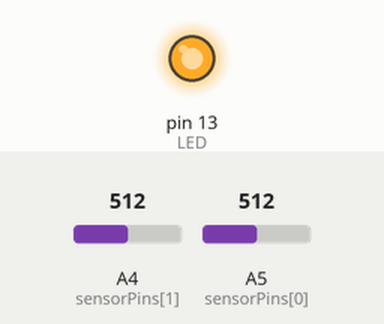
The sketch below on a simulated Arduino Uno, built with avr-gcc and run on an emulated ATmega328P. Shown: output pins drawn as LEDs (lit = HIGH). The test bench sets the inputs (shaded band); at power-on: A4 (sensorPins[1]) = 512, A5 (sensorPins[0]) = 512. What the sketch prints to the serial monitor is not drawn.

Above: at 0.7 s.
At 3.5 s:
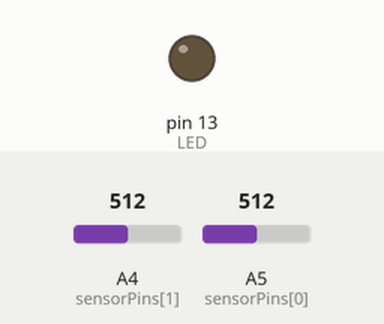
3.6 s: A4 (sensorPins[1]) set to 662
5.1 s: A4 (sensorPins[1]) set to 681
6.9 s: A5 (sensorPins[0]) set to 669
9.9 s: A5 (sensorPins[0]) set to 676
Timing chart, 0 to 12.5 s (numbered marks = the images above; inputs shaded):
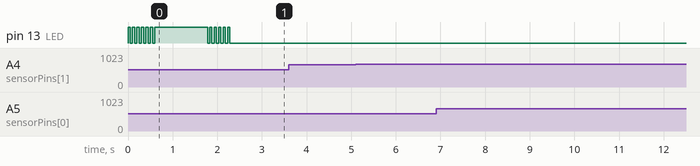

Measured:
- after the input at 3.6 s, every drawn part: stays the same
- after the input at 5.1 s, every drawn part: stays the same
- after the input at 6.9 s, every drawn part: stays the same
- after the input at 9.9 s, every drawn part: stays the same

The sketch:

MIDI_EMG_Drums.ino
```cpp
#include <math.h>
#define LED 13

// Sensor pin
const int n_sensors = 2;
const int sensorPins[n_sensors] = {A5, A4};
double sensorVals[n_sensors] = {0,0};
bool sensor_is_ready[n_sensors] = {true,true};

// Threshold
double thresholds[n_sensors] = {0,0};

// MIDI Stuff
bool note_is_on[n_sensors] = {false,false};
int pitches[n_sensors] = {36,38};
int vel;

// Timing stuff
double t_last_note[n_sensors];
int t_between_notes = 120; // Min. time until next trigger from sensor (ms)
int t_duration = 200;

void setup() {
  pinMode(LED, OUTPUT);
  Serial.begin(31250); // Talk MIDI
  // Serial.begin(9600);

  // Measure baseline level w/ no muscle activity
  // Flash the LED to indicate the start of baseline recording
  flashLED(6);
  digitalWrite(LED, HIGH);
  for (int n=0; n<n_sensors; n++){
    thresholds[n] = measureBaseline(n); // Trial & error for the multiplier
  }
  flashLED(6); // Indicate end of recording

  thresholds[0] = 1.32*thresholds[0]; // Empirical
  thresholds[1] = 1.33*thresholds[1];

}

// ----------------------------------------------------------------
// Start loopin'
void loop() {
  // Read and average some values from the pins
  for (int n=0; n<n_sensors; n++){
    sensorVals[n] = sampleValues(1.0,n);
  }

  // Check for sensor hits (threshold crossing)
  // Also, turn any notes off if it's time to do so
  for (int n = 0; n < n_sensors; n++){
    // Read from sensor and (maybe) trigger a note
    sensorVals[n] = analogRead(sensorPins[n]);
    if (sensorVals[n] > thresholds[n] && sensor_is_ready[n] == true) {
      if (note_is_on[n] == true){
        sendNoteOff(pitches[n]);
      }

      vel = convertSignalToVelocity(sensorVals[n],thresholds[n]);
      sendNoteOn(pitches[n], vel); // Turn the MIDI note on
      t_last_note[n] = millis();
      note_is_on[n] = true;
      sensor_is_ready[n] = false;
    }

    // Check if the current sensor is ready to be reactivated
    if (millis() - t_last_note[n] > t_between_notes){
      sensor_is_ready[n] = true;

      // Turn off previous note if it's rang out long enough
      if (note_is_on[n] == true && ((millis() - t_last_note[n]) > t_duration)){
        sendNoteOff(pitches[n]); // Turn off note
        note_is_on[n] = false;
      }
    }
  } // End looping through checking each sensor

  delay(1);
}

// ----------------------------------------------------------------
// Define the internal functions
void sendNoteOn(int note, int velocity) {
  int command  = 144; //144 = 10010000 in binary, note on command
  Serial.write(command); // Send note on command
  Serial.write(note);
  Serial.write(velocity); // Velocity value of 0 (turn the note off)
}

void sendNoteOff(int note) {
  int command = 128; // Note off, 128 = 10000000 in binary, note off command
  Serial.write(command); // Send note on command
  Serial.write(note);
  Serial.write(0); // Velocity value of 0 (turn the note off)
}

int convertSignalToVelocity(double sig, const double threshold){
  const int vel_min = 100;
  const int vel_max = 135;

  // Take the log of the raw EMG signal
  const double sig_min = log(threshold);
  const double sig_max = log(1.3*threshold); // Guess

  sig = log(sig);
  if (sig < sig_min){
    sig = sig_min;
  }
  if (sig > sig_max){
    sig = sig_max;
  }

  // Normalize to the desired MIDI velocity range
  int value = round((((sig - sig_min) * (vel_max - vel_min)) / (sig_max-sig_min)) + vel_min);

  if (value > 127){
    value = 127;
  }

  return value;
}

double sampleValues(const double n_samples, const int n_pin){
  double val   = 0.0;
  double total = 0.0;

  // Take samples
  for (int i = 0; i < n_samples; i++){
    val = abs(analogRead(sensorPins[n_pin]));
    total = total + val;
    delay(1);
  }

  // Determine average
  return total / n_samples;

}

void flashLED(int t) {
  for (int i = 0; i < t; i++) {
    digitalWrite(LED, HIGH);
    delay(50);
    digitalWrite(LED, LOW);
    delay(50);
  }
}

// Measures the average signal for a preset amount of time at start of trial
double measureBaseline(const int n_sensor) {

  // Take samples to record the average activity level of your EMG signal
  double average = sampleValues(500,n_sensor);

  return average;
}
```
